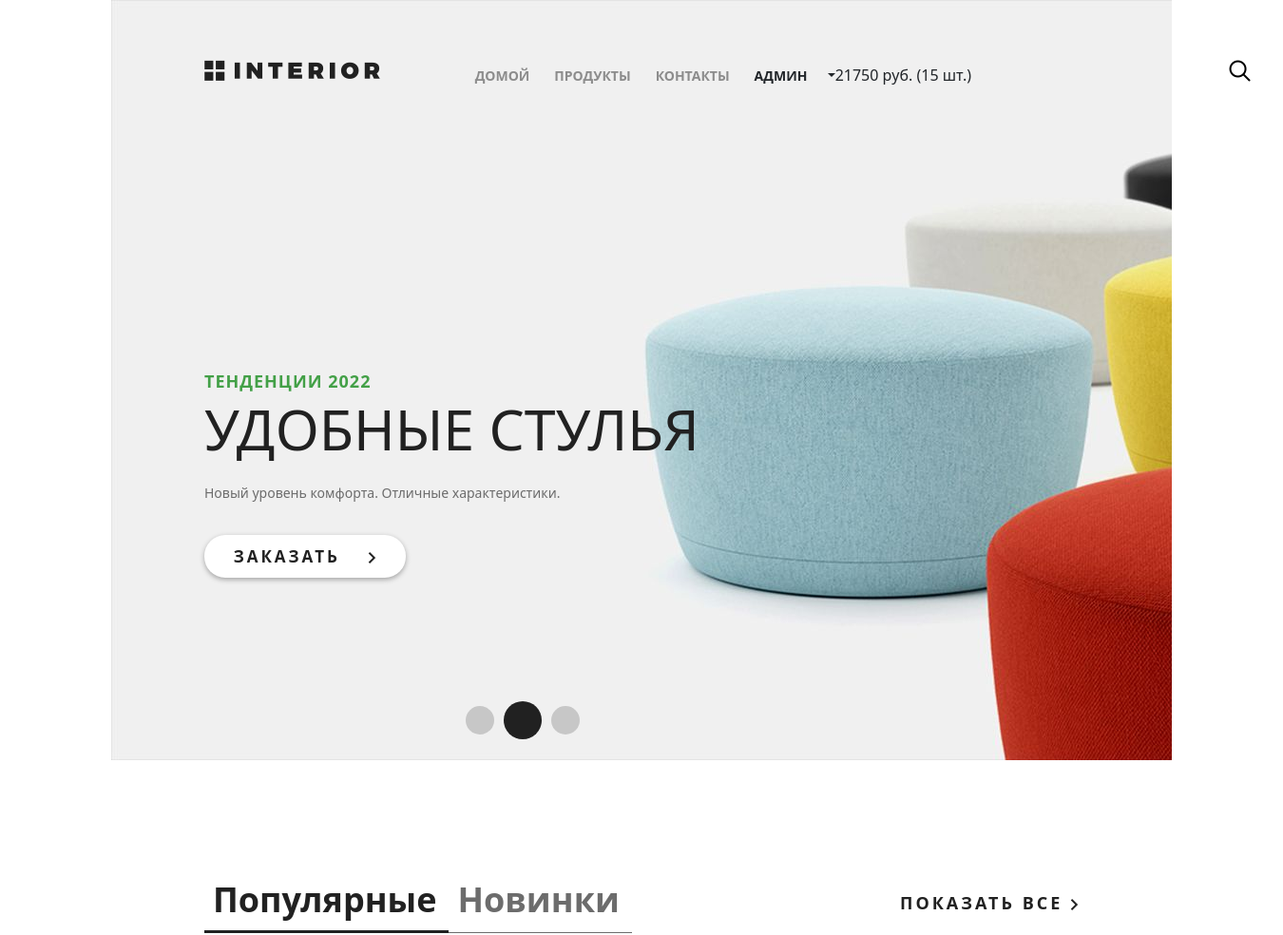
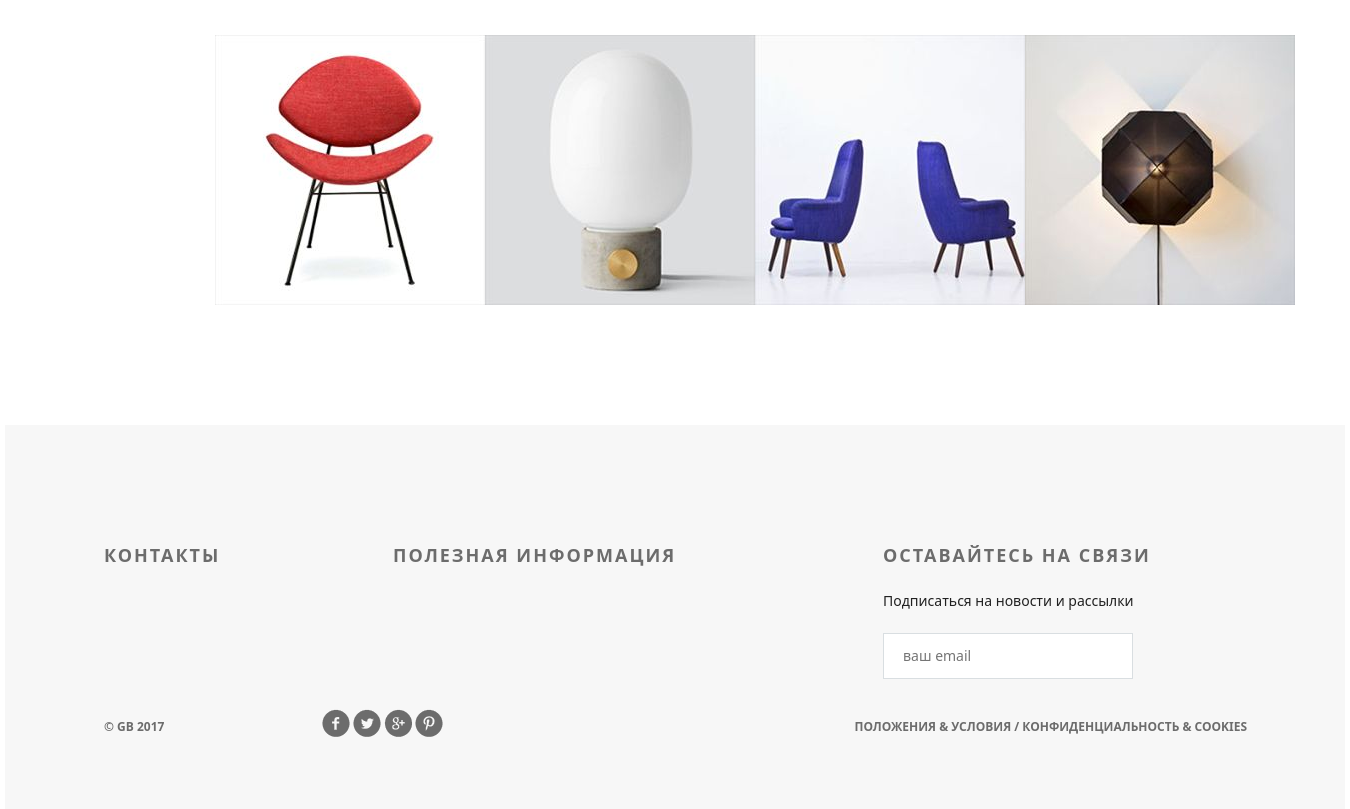
Page / (signed in) on the committed database (2 pictures, top to bottom).
### authapp/models.py (models this page shows)
class ShopUser(AbstractUser):
    avatar = models.ImageField(upload_to='users_avatars', blank=True)
    age = models.PositiveIntegerField(verbose_name='возраст')

### basketapp/models.py (models this page shows, shortened)
class Basket(models.Model):
    user = models.ForeignKey(
        settings.AUTH_USER_MODEL,
        on_delete=models.CASCADE,
        related_name='basket',
    )
    product = models.ForeignKey(
        Product,
        on_delete=models.CASCADE
    )
    quantity = models.PositiveIntegerField(verbose_name='количество', default=0)
    add_datetime = models.DateTimeField(verbose_name='время', auto_now_add=True)
    @property
    def product_cost(self):
        return self.product.price * self.quantity
    @property
    def total_quantity(self):
        _items = Basket.objects.filter(user=self.user)
        _totalquantity = sum(list(map(lambda x: x.quantity, _items)))
        return _totalquantity
    @property
    def total_cost(self):
        _items = Basket.objects.filter(user=self.user)
        _totalcost = sum(list(map(lambda x: x.product_cost, _items)))
        return _totalcost

### mainapp/models.py (models this page shows, shortened)
class Product(models.Model):
    category = models.ForeignKey(
        ProductCategory,
        on_delete=models.CASCADE
    )
    name = models.CharField(
        verbose_name='имя продукт',
        max_length=128
    )
    image = models.ImageField(
        upload_to='products_images',
        blank=True
    )
    short_desc = models.CharField(
        verbose_name='краткое описание',
        max_length=60,
        blank=True
    )
    description = models.TextField(
        verbose_name='описание',
        blank=True
    )
    price = models.DecimalField(
        verbose_name='цена',
        max_digits=8,
        decimal_places=2,
        default=0
    )
    quantity = models.PositiveIntegerField(
        verbose_name='количество на складе',
        default=0
    )
    is_active = models.BooleanField(
        verbose_name='активна',
        default=True
    )

### geekshop/views.py (the view)
# urls.py: path('', index, name='index'),
def index(request):
    products = Product.objects.all()[:4]
    basket = []
    if request.user.is_authenticated:
        basket = Basket.objects.filter(user=request.user)
    context = {
        'title': 'главная',
        'products': products,
        'basket': basket,
    }
    return render(request, 'geekshop/index.html', context)

### geekshop/templates/geekshop/index.html (shortened to what this page needs)
{% extends 'geekshop/base.html' %}
{% load static %}
{% block content %}
		<div class="slider">
        {% include 'geekshop/includes/header.html' %}
			<div class="text-slider">
				<h3 class="green">тенденции {% now "Y" %}</h3>
				<h3 class="big"> удобные стулья</h3>
				<p>Новый уровень комфорта. Отличные характеристики.</p>
				<a href="#" class="button-order">заказать <img src="{% static 'geekshop/img/arrow.png' %}" alt=""></a>
			</div>
			<div class="navi">
				<a href="#"></a><a href="#"></a><a href="#"></a>
			</div>
		</div>
		<div class="featured">
			<div class="featured-menu">
				<a class="active" href="#">Популярные</a><a href="#">Новинки</a>
			</div>
			<a class="explore" href="#">показать все <img src="{% static 'geekshop/img/arrow.png' %}" alt=""></a>
			<div class="clearfix">
			</div>
			<div class="tab-content">
				{% for product in products %}
					<div class="block">
						<a href="#"><img src="/media/{{product.image}}" alt="">
						</a>
					</div>
				{% endfor %}
			</div>
		</div>
{% endblock %}

### geekshop/templates/geekshop/base.html (shortened to what this page needs)
{% load static %}
<!DOCTYPE html>
<html>
<head>
    <link rel="stylesheet" type="text/css" href="{% static 'geekshop/style.css' %}">
    <link href="https://cdn.jsdelivr.net/npm/bootstrap@5.0.2/dist/css/bootstrap.min.css" rel="stylesheet">
</head>
<body>
    <div class="container">
        {% block content %}
        {% endblock %}
        <div class="clr"></div>
    </div>
<div class="footer">
    <div class="clearfix">
        <div class="text-footer">
            <h3>контакты</h3>
        </div>
        <div class="text-footer">
            <h3>полезная информация</h3>
        </div>
        <div class="text-footer clearfix">
            <h3>Оставайтесь на связи</h3>
            <p>Подписаться на новости и рассылки</p>
            <form>
                <input type="email" name="email" placeholder="ваш email">
                <a href="#"><i class="fa fa-paper-plane fa-2x" aria-hidden="true"></i></a>
            </form>
        </div>
    </div>
    <p class="small">&copy; GB 2017</p>
    <div class="social">
        <a href="#" class="social1"></a>
        <a href="#" class="social2"></a>
        <a href="#" class="social3"></a>
        <a href="#" class="social4"></a>
    </div>
    <p class="small">Положения &amp; Условия / Конфиденциальность &amp; Cookies</p>
</div>
</body>
</html>

### geekshop/templates/geekshop/includes/header.html (shortened to what this page needs)
<div class="header clearfix">
    <a href="{% url 'index' %}" class="logo"></a>
    <ul class="menu">
        <li><a href="{% url 'index' %}" class="{% if request == '/' %}active{% endif %}">домой</a></li>
        <li><a href="{% url 'products:index' %}">продукты</a></li>
        <li><a href="{% url 'contacts' %}">контакты</a></li>
        {% if user.is_authenticated %}
            <li class="dropdown-toggle" id="dropdownMenuButton1" data-bs-toggle="dropdown" aria-expanded="false">
                <a>{{ user.first_name|default:'Пользователь' }}</a>
            </li>
            {% if basket %}
                <span>
                    {{ basket.0.total_cost|floatformat:0 }} руб.
                    ({{ basket.0.total_quantity }} шт.)
                </span>
            {% endif %}
        {% endif %}
    </ul>
    <a href="#" class="search"></a>
</div>

### rows in the picture
ShopUser: first_name "АДМИН"
Basket: user+product+quantity "21750", user+quantity "15"
Product: image (picture)
Product: image (picture)
Product: image (picture)
Product: image (picture)
